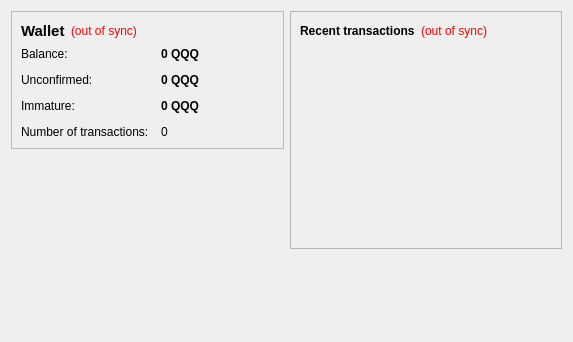
<?xml version="1.0" encoding="UTF-8"?>
<ui version="4.0">
 <class>OverviewPage</class>
 <widget class="QWidget" name="OverviewPage">
  <property name="geometry">
   <rect>
    <x>0</x>
    <y>0</y>
    <width>573</width>
    <height>342</height>
   </rect>
  </property>
  <property name="windowTitle">
   <string>Form</string>
  </property>
  <layout class="QHBoxLayout" name="horizontalLayout" stretch="1,1">
   <item>
    <layout class="QVBoxLayout" name="verticalLayout_2">
     <item>
      <widget class="QFrame" name="frame">
       <property name="frameShape">
        <enum>QFrame::StyledPanel</enum>
       </property>
       <property name="frameShadow">
        <enum>QFrame::Raised</enum>
       </property>
       <layout class="QVBoxLayout" name="verticalLayout_4">
        <item>
         <layout class="QHBoxLayout" name="horizontalLayout_4">
          <item>
           <widget class="QLabel" name="label_5">
            <property name="font">
             <font>
              <pointsize>11</pointsize>
              <weight>75</weight>
              <bold>true</bold>
             </font>
            </property>
            <property name="text">
             <string>Wallet</string>
            </property>
           </widget>
          </item>
          <item>
           <widget class="QLabel" name="labelWalletStatus">
            <property name="toolTip">
             <string>The displayed information may be out of date. Your wallet automatically synchronizes with the XCoin network after a connection is established, but this process has not completed yet.</string>
            </property>
            <property name="styleSheet">
             <string notr="true">QLabel { color: red; }</string>
            </property>
            <property name="text">
             <string notr="true">(out of sync)</string>
            </property>
            <property name="alignment">
             <set>Qt::AlignLeading|Qt::AlignLeft|Qt::AlignVCenter</set>
            </property>
           </widget>
          </item>
          <item>
           <spacer name="horizontalSpacer_2">
            <property name="orientation">
             <enum>Qt::Horizontal</enum>
            </property>
            <property name="sizeHint" stdset="0">
             <size>
              <width>40</width>
              <height>20</height>
             </size>
            </property>
           </spacer>
          </item>
         </layout>
        </item>
        <item>
         <layout class="QFormLayout" name="formLayout_2">
          <property name="fieldGrowthPolicy">
           <enum>QFormLayout::AllNonFixedFieldsGrow</enum>
          </property>
          <property name="horizontalSpacing">
           <number>12</number>
          </property>
          <property name="verticalSpacing">
           <number>12</number>
          </property>
          <item row="0" column="0">
           <widget class="QLabel" name="label">
            <property name="text">
             <string>Balance:</string>
            </property>
           </widget>
          </item>
          <item row="0" column="1">
           <widget class="QLabel" name="labelBalance">
            <property name="font">
             <font>
              <weight>75</weight>
              <bold>true</bold>
             </font>
            </property>
            <property name="cursor">
             <cursorShape>IBeamCursor</cursorShape>
            </property>
            <property name="toolTip">
             <string>Your current balance</string>
            </property>
            <property name="text">
             <string notr="true">0 QQQ</string>
            </property>
            <property name="textInteractionFlags">
             <set>Qt::LinksAccessibleByMouse|Qt::TextSelectableByKeyboard|Qt::TextSelectableByMouse</set>
            </property>
           </widget>
          </item>
          <item row="1" column="0">
           <widget class="QLabel" name="label_3">
            <property name="text">
             <string>Unconfirmed:</string>
            </property>
           </widget>
          </item>
          <item row="1" column="1">
           <widget class="QLabel" name="labelUnconfirmed">
            <property name="font">
             <font>
              <weight>75</weight>
              <bold>true</bold>
             </font>
            </property>
            <property name="cursor">
             <cursorShape>IBeamCursor</cursorShape>
            </property>
            <property name="toolTip">
             <string>Total of transactions that have yet to be confirmed, and do not yet count toward the current balance</string>
            </property>
            <property name="text">
             <string notr="true">0 QQQ</string>
            </property>
            <property name="textInteractionFlags">
             <set>Qt::LinksAccessibleByMouse|Qt::TextSelectableByKeyboard|Qt::TextSelectableByMouse</set>
            </property>
           </widget>
          </item>
          <item row="3" column="0">
           <widget class="QLabel" name="label_2">
            <property name="text">
             <string>Number of transactions:</string>
            </property>
           </widget>
          </item>
          <item row="3" column="1">
           <widget class="QLabel" name="labelNumTransactions">
            <property name="toolTip">
             <string>Total number of transactions in wallet</string>
            </property>
            <property name="text">
             <string notr="true">0</string>
            </property>
           </widget>
          </item>
          <item row="2" column="0">
           <widget class="QLabel" name="labelImmatureText">
            <property name="text">
             <string>Immature:</string>
            </property>
           </widget>
          </item>
          <item row="2" column="1">
           <widget class="QLabel" name="labelImmature">
            <property name="font">
             <font>
              <weight>75</weight>
              <bold>true</bold>
             </font>
            </property>
            <property name="toolTip">
             <string>Mined balance that has not yet matured</string>
            </property>
            <property name="text">
             <string notr="true">0 QQQ</string>
            </property>
            <property name="textInteractionFlags">
             <set>Qt::LinksAccessibleByMouse|Qt::TextSelectableByKeyboard|Qt::TextSelectableByMouse</set>
            </property>
           </widget>
          </item>
         </layout>
        </item>
       </layout>
      </widget>
     </item>
     <item>
      <spacer name="verticalSpacer">
       <property name="orientation">
        <enum>Qt::Vertical</enum>
       </property>
       <property name="sizeHint" stdset="0">
        <size>
         <width>20</width>
         <height>40</height>
        </size>
       </property>
      </spacer>
     </item>
    </layout>
   </item>
   <item>
    <layout class="QVBoxLayout" name="verticalLayout_3">
     <item>
      <widget class="QFrame" name="frame_2">
       <property name="frameShape">
        <enum>QFrame::StyledPanel</enum>
       </property>
       <property name="frameShadow">
        <enum>QFrame::Raised</enum>
       </property>
       <layout class="QVBoxLayout" name="verticalLayout">
        <item>
         <layout class="QHBoxLayout" name="horizontalLayout_2">
          <item>
           <widget class="QLabel" name="label_4">
            <property name="text">
             <string>&lt;b&gt;Recent transactions&lt;/b&gt;</string>
            </property>
           </widget>
          </item>
          <item>
           <widget class="QLabel" name="labelTransactionsStatus">
            <property name="toolTip">
             <string>The displayed information may be out of date. Your wallet automatically synchronizes with the XCoin network after a connection is established, but this process has not completed yet.</string>
            </property>
            <property name="styleSheet">
             <string notr="true">QLabel { color: red; }</string>
            </property>
            <property name="text">
             <string notr="true">(out of sync)</string>
            </property>
            <property name="alignment">
             <set>Qt::AlignRight|Qt::AlignTrailing|Qt::AlignVCenter</set>
            </property>
           </widget>
          </item>
          <item>
           <spacer name="horizontalSpacer">
            <property name="orientation">
             <enum>Qt::Horizontal</enum>
            </property>
            <property name="sizeHint" stdset="0">
             <size>
              <width>40</width>
              <height>20</height>
             </size>
            </property>
           </spacer>
          </item>
         </layout>
        </item>
        <item>
         <widget class="QListView" name="listTransactions">
          <property name="styleSheet">
           <string notr="true">QListView { background: transparent; }</string>
          </property>
          <property name="frameShape">
           <enum>QFrame::NoFrame</enum>
          </property>
          <property name="verticalScrollBarPolicy">
           <enum>Qt::ScrollBarAlwaysOff</enum>
          </property>
          <property name="horizontalScrollBarPolicy">
           <enum>Qt::ScrollBarAlwaysOff</enum>
          </property>
          <property name="selectionMode">
           <enum>QAbstractItemView::NoSelection</enum>
          </property>
         </widget>
        </item>
       </layout>
      </widget>
     </item>
     <item>
      <spacer name="verticalSpacer_2">
       <property name="orientation">
        <enum>Qt::Vertical</enum>
       </property>
       <property name="sizeHint" stdset="0">
        <size>
         <width>20</width>
         <height>40</height>
        </size>
       </property>
      </spacer>
     </item>
    </layout>
   </item>
  </layout>
 </widget>
 <resources/>
 <connections/>
</ui>
